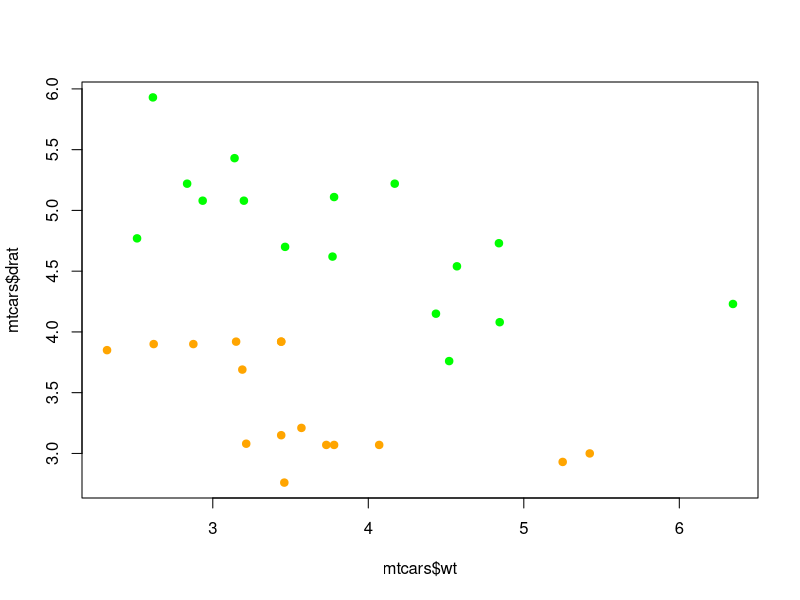
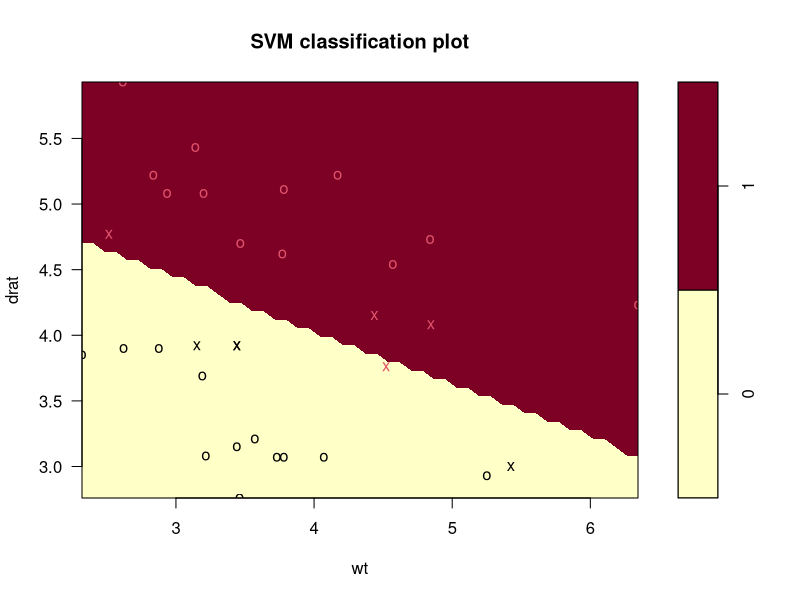

Source code (R) for these figures, in order: (Note: this script raises an error after producing the figures.)
## ---- chunk 1
head(mtcars)
## ---- chunk 2
y <- factor(rep(c(0,1), each=16))
y
## ---- chunk 3
x <-  subset(mtcars, select = c(drat, wt))
x
## ---- chunk 4
x[y == 1, ] <- x[y == 1, ] + 1
x
## ---- chunk 5
mtcars <- data.frame(x,y)
head(mtcars)
## ---- chunk 6
plot(mtcars$wt,mtcars$drat, col = ifelse(y=="1", "green", "orange"), pch = 19)
## ---- chunk 7
library(e1071)
## ---- chunk 8
modelSVM1 <- svm(y ~ ., data = mtcars, kernel = "linear")
## ---- chunk 9
print(modelSVM1)
## ---- chunk 10
plot(modelSVM1, mtcars)
## ---- chunk 11
library(caret)
## ---- chunk 12
train_control <- trainControl(method="cv", number=10)

modelSVM2 <- train(y ~., data = mtcars, method = "svmLinear", trControl = train_control)

modelSVM2$resample
confusionMatrix(modelSVM2)
## ---- chunk 13
train_control <- trainControl(method="repeatedcv", number=10, repeats=5)

modelSVM2 <- train(y ~., data = mtcars, method = "svmLinear", trControl = train_control)

modelSVM2$resample
confusionMatrix(modelSVM2)
## ---- chunk 14
train_control <- trainControl(method="LOOCV")

modelSVM2 <- train(y ~., data = mtcars, method = "svmLinear", trControl = train_control)

modelSVM2$results
